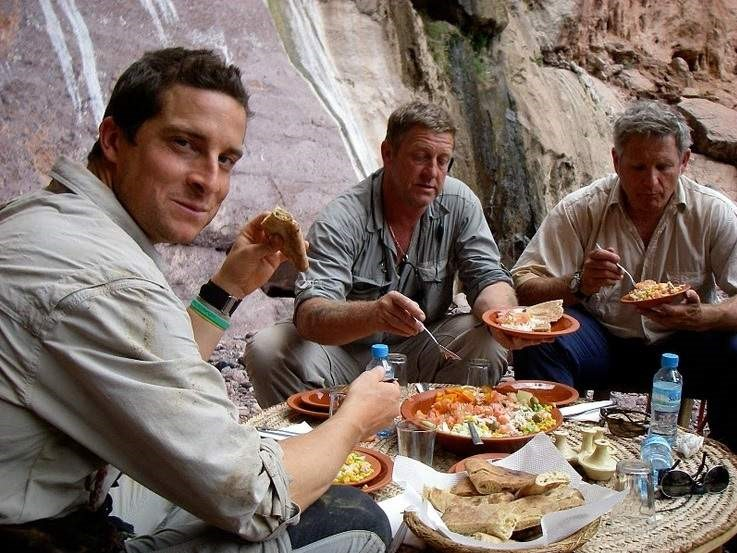
#> input picture 3_face_detector/awkward.jpg, 737 x 553 px, given in place of the camera
$ python camera_face.py
#> lines starting #> are read from the running program, lines starting #| are printed output that depends on the picture; after the words box and inside, x2 and y2 are one past the last pixel; in counts of white or black regions, pixels touching at a corner belong together
import cv2
import numpy as np

cam = cv2.VideoCapture(0)
interval = 1

while True:
    _, img = cam.read()
#> img is the input picture: shape (553, 737, 3); mean B, G, R 101.9, 109.3, 124.8
    img = cv2.resize(img, dsize=(0,0), fx=0.5, fy=0.5)
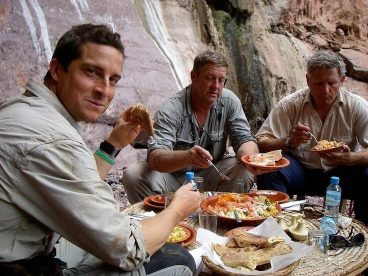
#> img: shape (276, 368, 3); mean B, G, R 102.1, 109.5, 125
    gray = cv2.cvtColor(img, cv2.COLOR_BGR2GRAY)
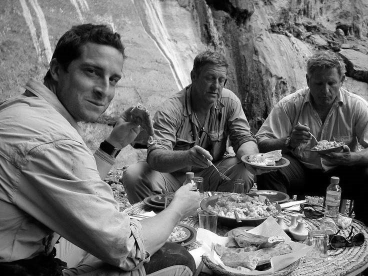
#> gray: shape (276, 368); min 0, max 255, mean 113.3

    haar_cascade = cv2.CascadeClassifier('haar_face.xml')
    faces_rect = haar_cascade.detectMultiScale(gray, scaleFactor=1.1, minNeighbors=1)
#> faces_rect = [[177, 30, 27, 27], [198, 66, 32, 32], [305, 69, 38, 38], [68, 48, 70, 70]]

    if len(faces_rect)<1:
        cv2.imshow('video', img)
        cv2.waitKey(interval)
        continue

    for i in range(len(faces_rect)):
        x,y,w,h = faces_rect[i]
        cv2.rectangle(img, (x,y), (x+w,y+h), (0,255,0), thickness=2)
#> this loop made 4 passes
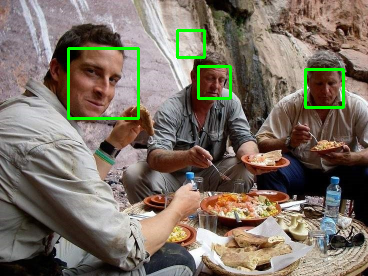
#> img: shape (276, 368, 3); 1.96% of pixels changed, all inside (x1, y1, x2, y2) = (67, 29, 345, 120)

    cv2.imshow('video', img)
    cv2.waitKey(interval)


cam.release()
cv2.destroyAllWindows()

$ run again, on 3_face_detector/group.jpg
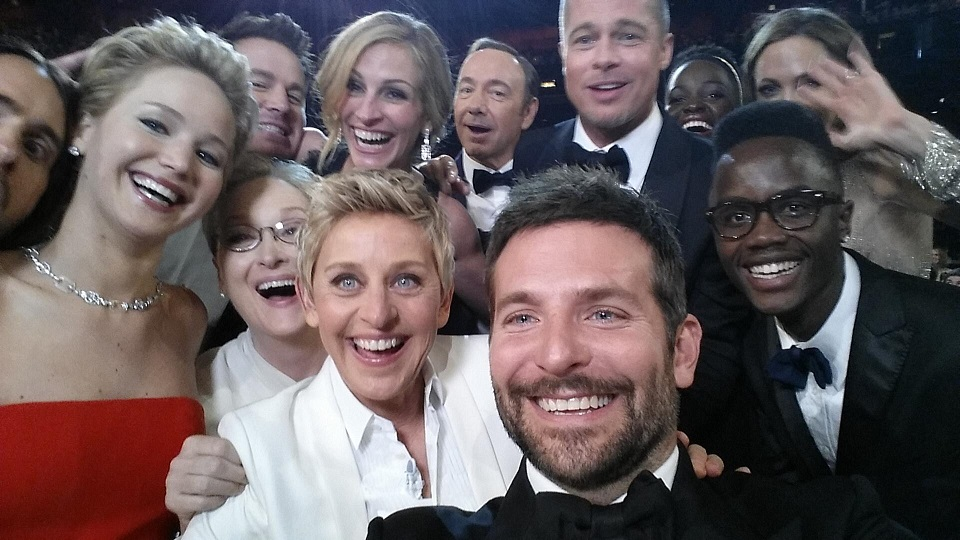
#> input picture 3_face_detector/group.jpg, 960 x 540 px, given in place of the camera
#> img is the input picture: shape (540, 960, 3); mean B, G, R 93.4, 91.7, 103.6
#> `gray = cv2.cvtColor(img, cv2.COLOR_BGR2GRAY)`:
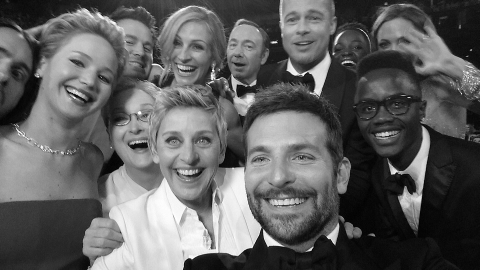
#> gray: shape (270, 480); min 2, max 254, mean 95.6
#> faces_rect = [[217, 25, 49, 49], [159, 24, 58, 58], [277, 0, 52, 52], [103, 90, 68, 68], [174, 24, 60, 60], [28, 33, 71, 71], [148, 110, 80, 80], [346, 75, 77, 77], [50, 33, 79, 79], [225, 112, 116, 116]]
#> the loop `for i in range(len(faces_rect)):` made 10 passes
#> after the loop `for i in range(len(faces_rect)):`:
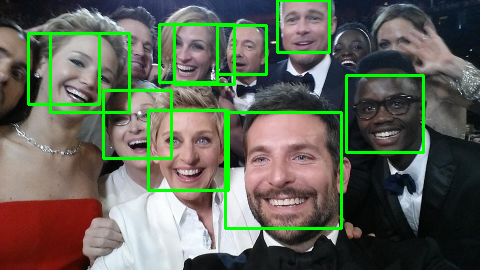
#> img: shape (270, 480, 3); mean B, G, R 87.4, 101.2, 97.1

$ run again, on 3_face_detector/boris.png
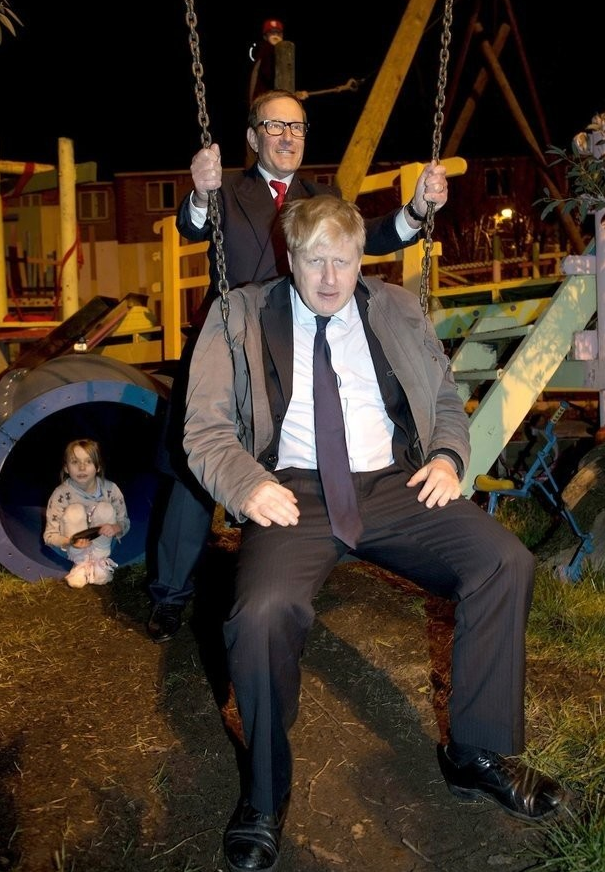
#> input picture 3_face_detector/boris.png, 605 x 872 px, given in place of the camera
#> img is the input picture: shape (872, 605, 3); mean B, G, R 40.1, 52.7, 66.4
#> `gray = cv2.cvtColor(img, cv2.COLOR_BGR2GRAY)`:
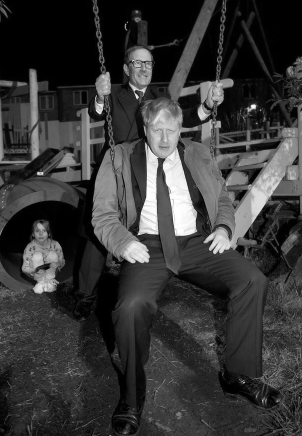
#> gray: shape (436, 302); min 0, max 255, mean 55.5
#> faces_rect = [[123, 49, 35, 35], [143, 114, 42, 42], [17, 228, 54, 54]]
#> the loop `for i in range(len(faces_rect)):` made 3 passes
#> after the loop `for i in range(len(faces_rect)):`:
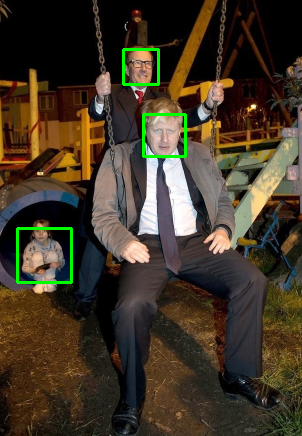
#> img: shape (436, 302, 3); mean B, G, R 39.6, 55.2, 65.7
